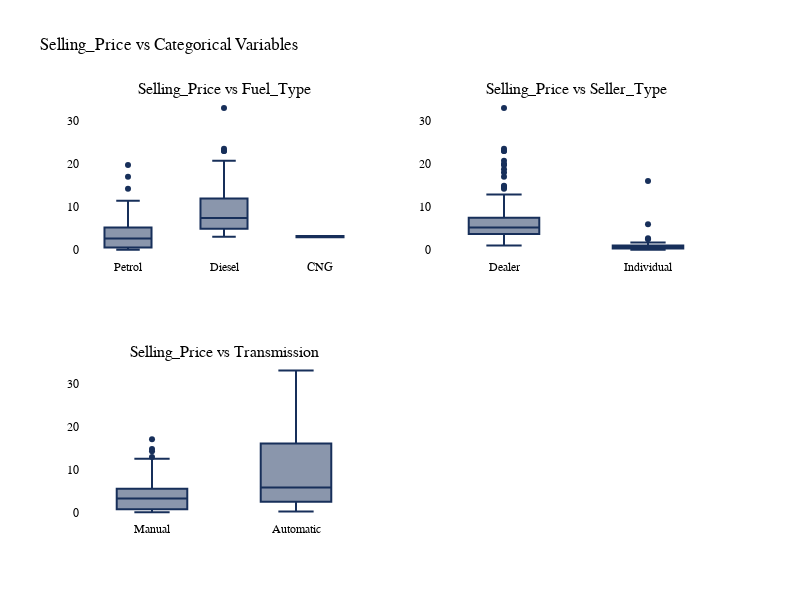

The cell this chart's notebook holds for it:
### Markdown cell above
**In the Fuel_Type column, Petrol is the most common, while CNG is the least. For Seller_Type, Dealer appears more than Individual. In the Transmission column, Manual is more frequent than Automatic.**

### Code cell
def compare_target_with_categoricals(df, target_col):
    categorical_cols= df.select_dtypes(include=['object']).columns
    num_cols = len(categorical_cols)
    
    rows = (num_cols // 2) + (num_cols % 2)
    subplot_titles = [f"{target_col} vs {col}" for col in categorical_cols]
    fig = sp.make_subplots(rows=rows, cols=2, subplot_titles=subplot_titles)
    
    color = '#172f5a'
    
    for i,col in enumerate(categorical_cols):
        row_pos = (i // 2) + 1
        col_pos = (i % 2) + 1
        box_fig = px.box(df,x=col,y=target_col,color_discrete_sequence=[color])
        trace = box_fig.data[0]
        fig.add_trace(trace,row=row_pos,col=col_pos)
        
    fig.update_layout(
        width=800,
        height=600,
        title_text=f'{target_col} vs Categorical Variables',
        plot_bgcolor='rgba(0,0,0,0)',
        showlegend=False,
        font=dict(family='Arial', size=12, color='black')
    )
    
    fig.show()
    
compare_target_with_categoricals(cars_df, target_col)

### Figure 1 — Plotly figure (JSON) as saved in the notebook; plotly's stock layout.template omitted (floating-point values rounded to 4 significant figures; data arrays with more than 128 entries replaced by an {"elided": "..."} marker saying what was removed)
{"data": [{"alignmentgroup": "True", "hovertemplate": "Fuel_Type=%{x}<br>Selling_Price=%{y}<extra></extra>", "legendgroup": "", "marker": {"color": "#172f5a"}, "name": "", "notched": false, "offsetgroup": "", "orientation": "v", "showlegend": false, "type": "box", "x": {"elided": "297 str values"}, "x0": " ", "xaxis": "x", "y": {"elided": "297 float values"}, "y0": " ", "yaxis": "y"}, {"alignmentgroup": "True", "hovertemplate": "Seller_Type=%{x}<br>Selling_Price=%{y}<extra></extra>", "legendgroup": "", "marker": {"color": "#172f5a"}, "name": "", "notched": false, "offsetgroup": "", "orientation": "v", "showlegend": false, "type": "box", "x": {"elided": "297 str values"}, "x0": " ", "xaxis": "x2", "y": {"elided": "297 float values"}, "y0": " ", "yaxis": "y2"}, {"alignmentgroup": "True", "hovertemplate": "Transmission=%{x}<br>Selling_Price=%{y}<extra></extra>", "legendgroup": "", "marker": {"color": "#172f5a"}, "name": "", "notched": false, "offsetgroup": "", "orientation": "v", "showlegend": false, "type": "box", "x": {"elided": "297 str values"}, "x0": " ", "xaxis": "x3", "y": {"elided": "297 float values"}, "y0": " ", "yaxis": "y3"}], "layout": {"annotations": [{"font": {"size": 16}, "showarrow": false, "text": "Selling_Price vs Fuel_Type", "x": 0.225, "xanchor": "center", "xref": "paper", "y": 1, "yanchor": "bottom", "yref": "paper"}, {"font": {"size": 16}, "showarrow": false, "text": "Selling_Price vs Seller_Type", "x": 0.775, "xanchor": "center", "xref": "paper", "y": 1, "yanchor": "bottom", "yref": "paper"}, {"font": {"size": 16}, "showarrow": false, "text": "Selling_Price vs Transmission", "x": 0.225, "xanchor": "center", "xref": "paper", "y": 0.375, "yanchor": "bottom", "yref": "paper"}], "font": {"color": "black", "family": "Arial", "size": 12}, "height": 600, "plot_bgcolor": "rgba(0,0,0,0)", "showlegend": false, "title": {"text": "Selling_Price vs Categorical Variables"}, "width": 800, "xaxis": {"anchor": "y", "domain": [0, 0.45]}, "xaxis2": {"anchor": "y2", "domain": [0.55, 1]}, "xaxis3": {"anchor": "y3", "domain": [0, 0.45]}, "xaxis4": {"anchor": "y4", "domain": [0.55, 1]}, "yaxis": {"anchor": "x", "domain": [0.625, 1]}, "yaxis2": {"anchor": "x2", "domain": [0.625, 1]}, "yaxis3": {"anchor": "x3", "domain": [0, 0.375]}, "yaxis4": {"anchor": "x4", "domain": [0, 0.375]}}}
